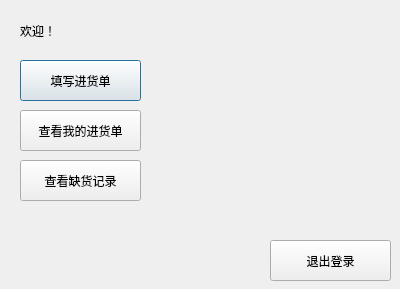
<?xml version="1.0" encoding="UTF-8"?>
<ui version="4.0">
 <class>Buyer_Main</class>
 <widget class="QDialog" name="Buyer_Main">
  <property name="geometry">
   <rect>
    <x>0</x>
    <y>0</y>
    <width>400</width>
    <height>289</height>
   </rect>
  </property>
  <property name="windowTitle">
   <string>Dialog</string>
  </property>
  <widget class="QLabel" name="label_welcome">
   <property name="geometry">
    <rect>
     <x>20</x>
     <y>20</y>
     <width>361</width>
     <height>21</height>
    </rect>
   </property>
   <property name="text">
    <string>欢迎！</string>
   </property>
  </widget>
  <widget class="QPushButton" name="btn_newPurchase">
   <property name="geometry">
    <rect>
     <x>20</x>
     <y>60</y>
     <width>121</width>
     <height>41</height>
    </rect>
   </property>
   <property name="text">
    <string>填写进货单</string>
   </property>
  </widget>
  <widget class="QPushButton" name="btn_myPurchase">
   <property name="geometry">
    <rect>
     <x>20</x>
     <y>110</y>
     <width>121</width>
     <height>41</height>
    </rect>
   </property>
   <property name="text">
    <string>查看我的进货单</string>
   </property>
  </widget>
  <widget class="QPushButton" name="btn_checkLackLog">
   <property name="geometry">
    <rect>
     <x>20</x>
     <y>160</y>
     <width>121</width>
     <height>41</height>
    </rect>
   </property>
   <property name="text">
    <string>查看缺货记录</string>
   </property>
  </widget>
  <widget class="QPushButton" name="btn_back">
   <property name="geometry">
    <rect>
     <x>270</x>
     <y>240</y>
     <width>121</width>
     <height>41</height>
    </rect>
   </property>
   <property name="text">
    <string>退出登录</string>
   </property>
  </widget>
 </widget>
 <resources/>
 <connections/>
</ui>
